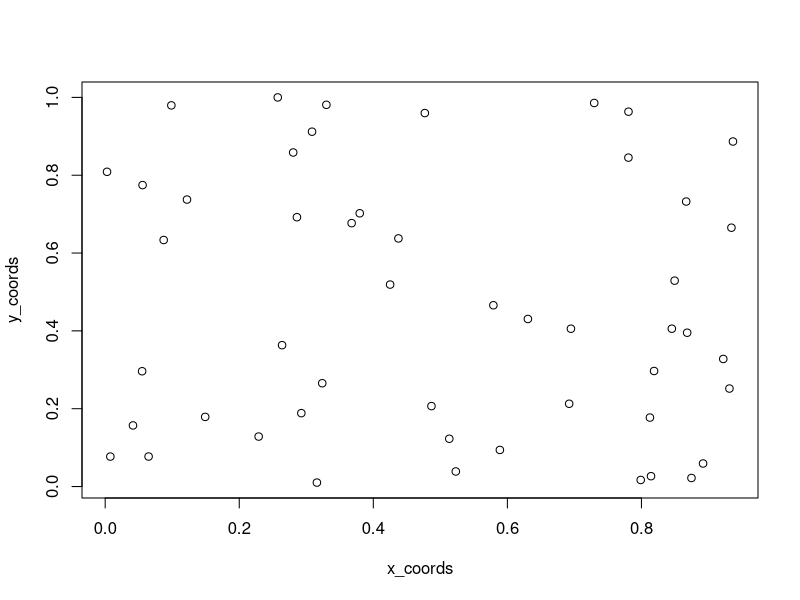
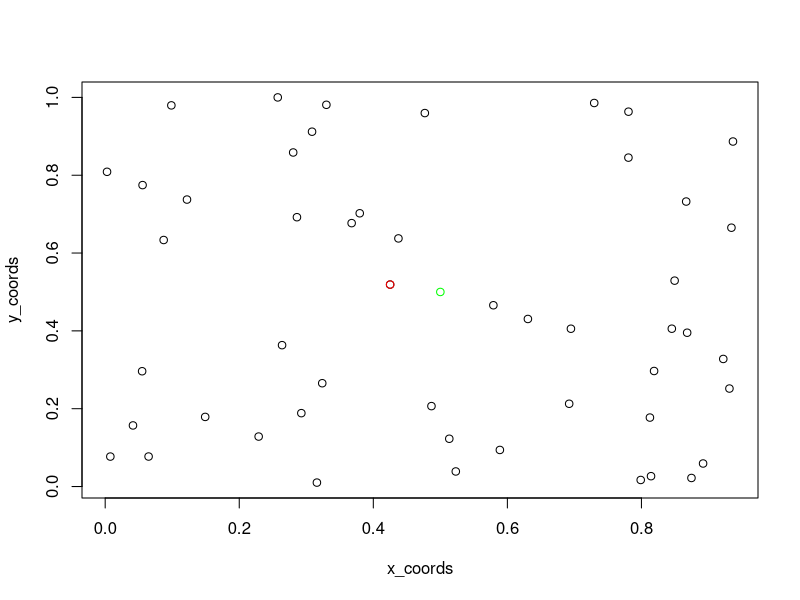

Write R code to recreate these figures, in order.
# 2.3 example function 2; 'Try this:'
calculate_proportion_in_interval_from_normal <- function(threshold_low, threshold_high, realisations, mu, sigma){
  data_vector <- rnorm(realisations, mean = mu, sd = sigma)
  above_lower_bound <- data_vector > threshold_low
  below_upper_bound <- data_vector < threshold_high
  values_in_interval <- data_vector[above_lower_bound & below_upper_bound]
  proportion_in_interval <- length(values_in_interval) / length(data_vector)
  return(proportion_in_interval)
}

# checking proportion using pnorm, the cumulative distribution function
print(calculate_proportion_in_interval_from_normal(2, 4, 10 ^ 6, 0, 3))
print(pnorm(4, mean = 0, sd = 3) - pnorm(2, mean = 0, sd = 3))

# exercise a1
highest_value_to_a_power= function(x , gamma){
  y <- max(x) ^ gamma
  return(y)
}

x <- c(2, 6, -7)
print(highest_value_to_a_power(x, 2))

x_unif <- runif(100, 0, 10)
print(highest_value_to_a_power(x_unif, 1/2))

highest_abs_value_to_a_power <- function(x , gamma){
  y <- max(abs(x)) ^ gamma
  return(y)
}

print(highest_abs_value_to_a_power(c(2, 6, -7), 2))

# exercise a2
interval_func <- function(x){
  above_2 <- x > 2
  below_minus_3 <- x < -3
  values <- x[above_2 | below_minus_3]
  return(values)
}

answers = interval_func(c(1, 6, -7))

# exercise a3
second_smallest <- function(x){
  sorted <- sort(x)
  ss <- sorted[2]
  return(ss)
}

ss <- second_smallest(c(3.2, 1, 7.9, 7.5, 10.4))

# exercise a4
nth_smallest <- function(x, n){
  sorted <- sort(x)
  ns <- sorted[n]
  return(ns)
}

ns <- nth_smallest(c(3.2, 1, 7.9, 7.5, 10.4), 3)

# exercise a5
x_coords <- runif(50, min = 0, max = 1)
y_coords <- runif(50, min = 0, max = 1)
plot(x_coords, y_coords)

nearest_neighbour <- function(x, y){
  distance <- ((x_coords - x) ^ 2) + ((y_coords - y) ^ 2)
  nn_index <- which.min(distance)
  nn_x <- x_coords[nn_index]
  nn_y <- y_coords[nn_index]
  plot(x_coords, y_coords)
  points(x, y, col = "green")
  points(nn_x, nn_y, col = "red")
}

nearest_neighbour(0.5, 0.5)
